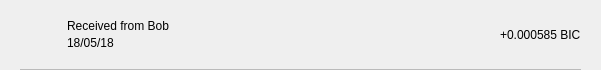
<?xml version="1.0" encoding="UTF-8"?>
<ui version="4.0">
 <class>TxRow</class>
 <widget class="QWidget" name="TxRow">
  <property name="geometry">
   <rect>
    <x>0</x>
    <y>0</y>
    <width>601</width>
    <height>70</height>
   </rect>
  </property>
  <property name="minimumSize">
   <size>
    <width>0</width>
    <height>40</height>
   </size>
  </property>
  <property name="windowTitle">
   <string>Form</string>
  </property>
  <layout class="QVBoxLayout" name="verticalLayout_3">
   <property name="spacing">
    <number>0</number>
   </property>
   <property name="leftMargin">
    <number>0</number>
   </property>
   <property name="topMargin">
    <number>0</number>
   </property>
   <property name="rightMargin">
    <number>0</number>
   </property>
   <property name="bottomMargin">
    <number>0</number>
   </property>
   <item>
    <widget class="QWidget" name="rowContainer" native="true">
     <layout class="QVBoxLayout" name="verticalLayout_2">
      <property name="spacing">
       <number>9</number>
      </property>
      <property name="leftMargin">
       <number>20</number>
      </property>
      <property name="topMargin">
       <number>9</number>
      </property>
      <property name="rightMargin">
       <number>20</number>
      </property>
      <property name="bottomMargin">
       <number>0</number>
      </property>
      <item>
       <widget class="QFrame" name="frame">
        <property name="styleSheet">
         <string notr="true">border:none;</string>
        </property>
        <property name="frameShape">
         <enum>QFrame::StyledPanel</enum>
        </property>
        <property name="frameShadow">
         <enum>QFrame::Raised</enum>
        </property>
        <layout class="QHBoxLayout" name="horizontalLayout" stretch="0,2,0">
         <property name="leftMargin">
          <number>0</number>
         </property>
         <property name="topMargin">
          <number>0</number>
         </property>
         <property name="rightMargin">
          <number>0</number>
         </property>
         <property name="bottomMargin">
          <number>0</number>
         </property>
         <item>
          <widget class="QPushButton" name="icon">
           <property name="focusPolicy">
            <enum>Qt::NoFocus</enum>
           </property>
           <property name="styleSheet">
            <string notr="true">border:none;</string>
           </property>
           <property name="text">
            <string/>
           </property>
           <property name="iconSize">
            <size>
             <width>28</width>
             <height>28</height>
            </size>
           </property>
          </widget>
         </item>
         <item>
          <layout class="QVBoxLayout" name="verticalLayout">
           <property name="spacing">
            <number>3</number>
           </property>
           <property name="leftMargin">
            <number>9</number>
           </property>
           <item>
            <widget class="QLabel" name="lblAddress">
             <property name="styleSheet">
              <string notr="true"/>
             </property>
             <property name="text">
              <string>Received from Bob</string>
             </property>
             <property name="alignment">
              <set>Qt::AlignBottom|Qt::AlignLeading|Qt::AlignLeft</set>
             </property>
            </widget>
           </item>
           <item>
            <widget class="QLabel" name="lblDate">
             <property name="styleSheet">
              <string notr="true"/>
             </property>
             <property name="text">
              <string>18/05/18</string>
             </property>
             <property name="alignment">
              <set>Qt::AlignLeading|Qt::AlignLeft|Qt::AlignTop</set>
             </property>
            </widget>
           </item>
          </layout>
         </item>
         <item>
          <widget class="QLabel" name="lblAmount">
           <property name="styleSheet">
            <string notr="true"/>
           </property>
           <property name="text">
            <string>+0.000585 BIC</string>
           </property>
          </widget>
         </item>
        </layout>
       </widget>
      </item>
      <item>
       <widget class="QLabel" name="lblDivisory">
        <property name="minimumSize">
         <size>
          <width>0</width>
          <height>1</height>
         </size>
        </property>
        <property name="maximumSize">
         <size>
          <width>16777215</width>
          <height>1</height>
         </size>
        </property>
        <property name="styleSheet">
         <string notr="true">background-color:#bababa;</string>
        </property>
        <property name="text">
         <string/>
        </property>
        <property name="alignment">
         <set>Qt::AlignBottom|Qt::AlignLeading|Qt::AlignLeft</set>
        </property>
       </widget>
      </item>
     </layout>
    </widget>
   </item>
  </layout>
 </widget>
 <resources/>
 <connections/>
</ui>
